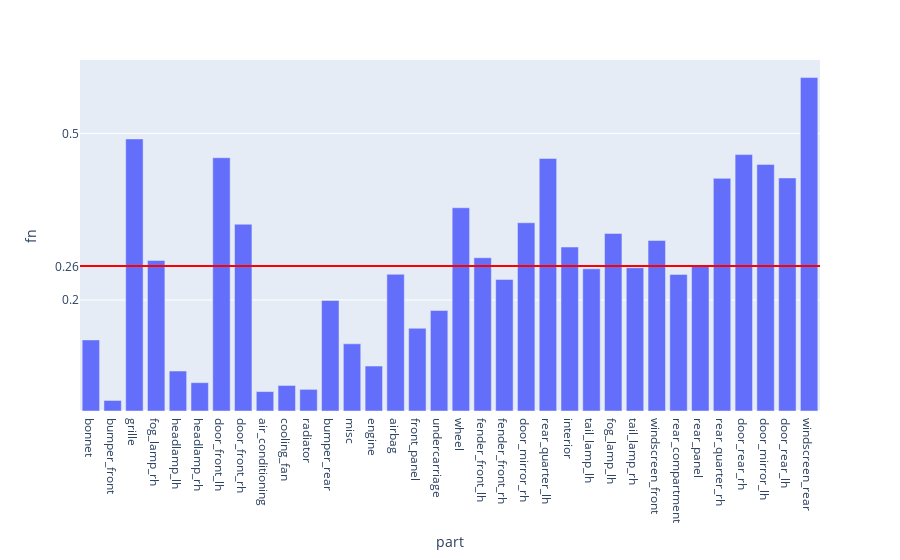

The notebook cell saved with this chart:
### Code cell
fig = px.bar(evalMetrics, x = 'part', y = 'fn')

fig.add_hline(y=avgFn, line_width=2, line_color="red")

fig.update_layout(
    yaxis = dict(
        tickmode = 'array',
        tickvals = [np.format_float_positional(avgFn, 2), 0.2, 0.5, 0.7],
    )
)
fig

### Figure 1 — Plotly figure (JSON) as saved in the notebook; plotly's stock layout.template omitted (floating-point values rounded to 4 significant figures)
{"data": [{"alignmentgroup": "True", "hovertemplate": "part=%{x}<br>fn=%{y}<extra></extra>", "legendgroup": "", "marker": {"color": "#636efa", "pattern": {"shape": ""}}, "name": "", "offsetgroup": "", "orientation": "v", "showlegend": false, "textposition": "auto", "type": "bar", "x": ["bonnet", "bumper_front", "grille", "fog_lamp_rh", "headlamp_lh", "headlamp_rh", "door_front_lh", "door_front_rh", "air_conditioning", "cooling_fan", "radiator", "bumper_rear", "misc", "engine", "airbag", "front_panel", "undercarriage", "wheel", "fender_front_lh", "fender_front_rh", "door_mirror_rh", "rear_quarter_lh", "interior", "tail_lamp_lh", "fog_lamp_lh", "tail_lamp_rh", "windscreen_front", "rear_compartment", "rear_panel", "rear_quarter_rh", "door_rear_rh", "door_mirror_lh", "door_rear_lh", "windscreen_rear"], "xaxis": "x", "y": [0.128, 0.019, 0.49, 0.271, 0.072, 0.051, 0.4562, 0.3364, 0.035, 0.046, 0.039, 0.199, 0.121, 0.081, 0.2462, 0.149, 0.181, 0.366, 0.276, 0.237, 0.339, 0.4549, 0.2953, 0.256, 0.3198, 0.258, 0.307, 0.246, 0.263, 0.419, 0.4618, 0.4442, 0.4198, 0.6006], "yaxis": "y"}], "layout": {"barmode": "relative", "legend": {"tracegroupgap": 0}, "margin": {"t": 60}, "shapes": [{"line": {"color": "red", "width": 2}, "type": "line", "x0": 0, "x1": 1, "xref": "x domain", "y0": 0.2613, "y1": 0.2613, "yref": "y"}], "xaxis": {"anchor": "y", "domain": [0, 1], "title": {"text": "part"}}, "yaxis": {"anchor": "x", "domain": [0, 1], "tickmode": "array", "tickvals": ["0.26", 0.2, 0.5, 0.7], "title": {"text": "fn"}}}}
